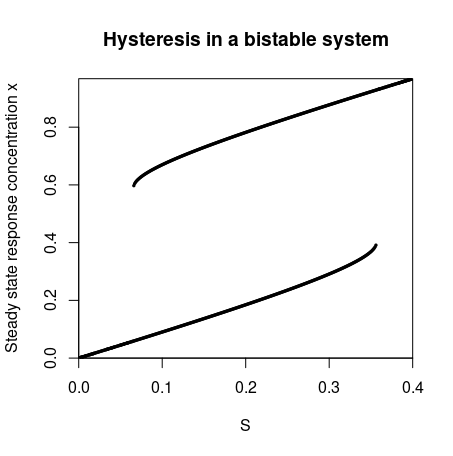

The script that drew this image:
library(phaseR)

# initialized ODE
derivative <- function(t, y, parameters){
  k_1 <- parameters[1]
  k_2 <- parameters[2]
  k_3 <- parameters[3]
  k_4 <- parameters[4]
  K_4 <- parameters[5]
  k_5 <- parameters[6]
  K_5 <- parameters[7]
  S <- parameters[8]
  Y <- parameters[9]
  E <- parameters[10]
  dx <- k_1 * S + k_2 * y[2] - k_3 * y[1]
  dy_p <- (k_4 * y[1] * (Y - y[2]) / (K_4 + Y - y[2])) - (k_5 * E * y[2] / (K_5 + y[2]))
  list(c(dx, dy_p))
}

S_con <- seq(0, 0.4, 0.001)
y0_m <- matrix(c(0, 0, 0.5, 0.5, 1 ,1), 3, 2, byrow = TRUE)
df <- data.frame(S = 0, x = 0)
for (i in 1:length(S_con)){
  for (j in 1:3) {
    fp <- findEquilibrium(derivative, 
                          y0 = y0_m[j, ],
                          parameters = c(1, 0.8, 1.2, 1, 0.05, 1, 0.05, S_con[i], 1, 0.5),
                          system = "two.dim",
                          summary = FALSE,
                          plot.it = FALSE
    )
    if (is.list(fp)){
      if (fp$classification=="Stable node"){
        df <- rbind(df, c(S_con[i], fp$ystar[1, 1]))
      }
    }
  }
}

plot(df, pch = 20, cex = 0.5, ylab = "Steady state response concentration x", main = "Hysteresis in a bistable system", xaxs="i", yaxs="i")
